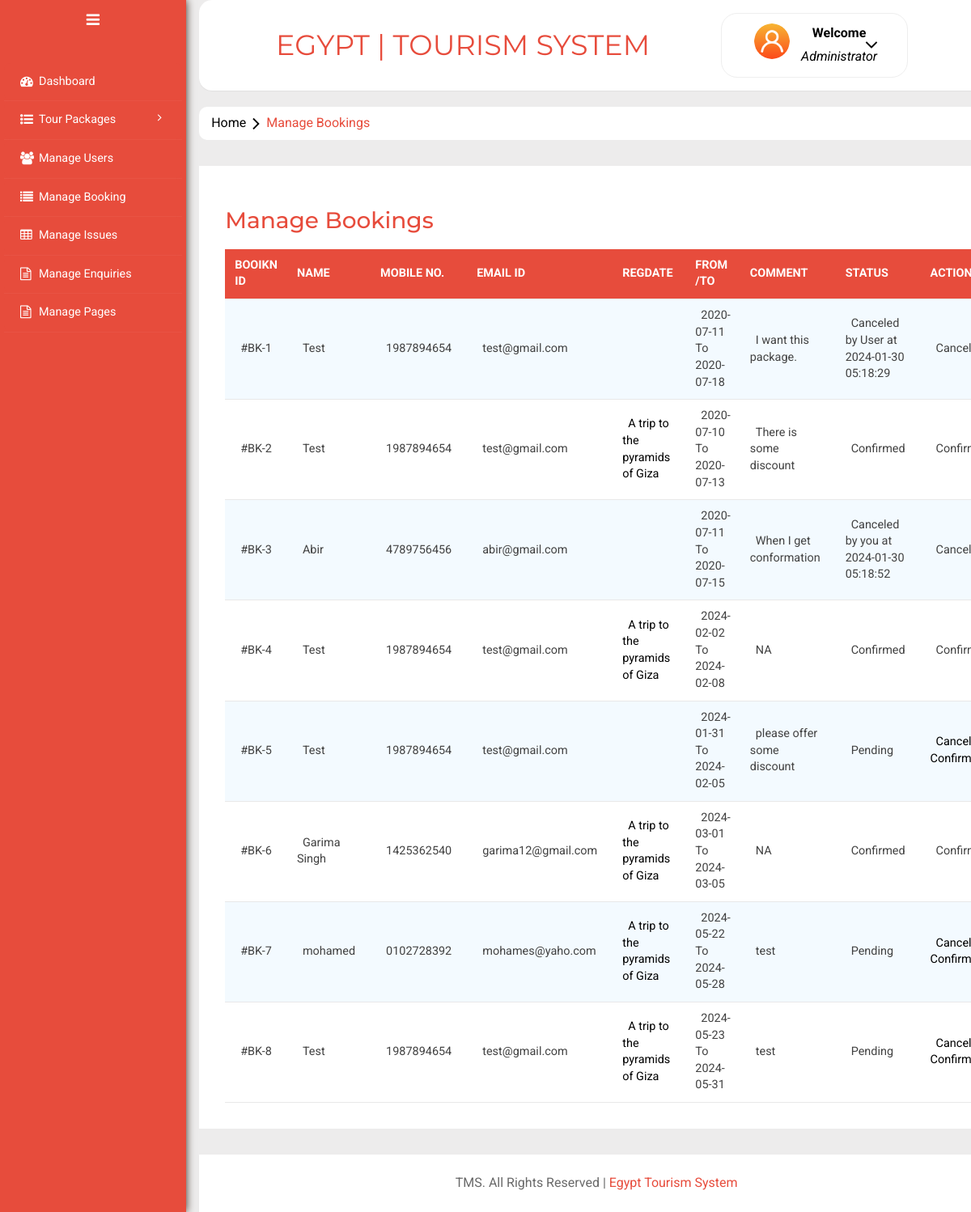
/admin/manage-bookings.php (signed in), run on the app's committed database.
### tables this page shows
CREATE TABLE `tblbooking` (
  `BookingId` int(11) NOT NULL,
  `PackageId` int(11) DEFAULT NULL,
  `UserEmail` varchar(100) DEFAULT NULL,
  `FromDate` varchar(100) DEFAULT NULL,
  `ToDate` varchar(100) DEFAULT NULL,
  `Comment` mediumtext DEFAULT NULL,
  `RegDate` timestamp NULL DEFAULT current_timestamp(),
  `status` int(11) DEFAULT NULL,
  `CancelledBy` varchar(5) DEFAULT NULL,
  `UpdationDate` timestamp NULL DEFAULT NULL ON UPDATE current_timestamp()
);

CREATE TABLE `tblusers` (
  `id` int(11) NOT NULL,
  `FullName` varchar(100) DEFAULT NULL,
  `MobileNumber` char(10) DEFAULT NULL,
  `EmailId` varchar(70) DEFAULT NULL,
  `Password` varchar(100) DEFAULT NULL,
  `RegDate` timestamp NULL DEFAULT current_timestamp(),
  `UpdationDate` timestamp NULL DEFAULT NULL ON UPDATE current_timestamp()
);

CREATE TABLE `tbltourpackages` (
  `PackageId` int(11) NOT NULL,
  `PackageName` varchar(200) DEFAULT NULL,
  `PackageType` varchar(150) DEFAULT NULL,
  `PackageLocation` varchar(100) DEFAULT NULL,
  `PackagePrice` int(11) DEFAULT NULL,
  `PackageFetures` varchar(255) DEFAULT NULL,
  `PackageDetails` mediumtext DEFAULT NULL,
  `PackageImage` varchar(100) DEFAULT NULL,
  `Creationdate` timestamp NULL DEFAULT current_timestamp(),
  `UpdationDate` timestamp NULL DEFAULT NULL ON UPDATE current_timestamp()
);

### admin/manage-bookings.php (the view, shortened to what this page needs)
<?php
include('includes/config.php');
if(strlen($_SESSION['alogin'])==0)
	{
header('location:index.php');
}
else{
	?>
<!DOCTYPE HTML>
<html>
<head>
<link href="css/bootstrap.min.css" rel='stylesheet' type='text/css' />
<link href="css/style.css" rel='stylesheet' type='text/css' />
<link rel="stylesheet" href="css/style.css?v=<?php echo time(); ?>">
<link rel="stylesheet" href="css/morris.css" type="text/css"/>
<link href="css/font-awesome.css" rel="stylesheet">
<link rel="stylesheet" type="text/css" href="css/table-style.css" />
<link rel="stylesheet" type="text/css" href="css/basictable.css" />
<link rel="stylesheet" href="css/icon-font.min.css" type='text/css' />
</head>
<body>
   <div class="page-container">
<div class="left-content">
	   <div class="mother-grid-inner">
				<?php include('includes/header.php');?>
				</div>
<ol class="breadcrumb">
                <li class="breadcrumb-item"><a href="index.html">Home</a><i class="fa fa-angle-right"></i>Manage Bookings</li>
            </ol>
<div class="agile-grids">
				<div class="agile-tables">
					<div class="w3l-table-info">
					  <h2>Manage Bookings</h2>
					    <table id="table">
						<thead>
						  <tr>
						  <th>Booikn id</th>
							<th>Name</th>
							<th>Mobile No.</th>
							<th>Email Id</th>
							<th>RegDate </th>
							<th>From /To </th>
							<th>Comment </th>
							<th>Status </th>
							<th>Action </th>
						  </tr>
						</thead>
						<tbody>
<?php $sql = "SELECT tblbooking.BookingId as bookid,tblusers.FullName as fname,tblusers.MobileNumber as mnumber,tblusers.EmailId as email,tbltourpackages.PackageName as pckname,tblbooking.PackageId as pid,tblbooking.FromDate as fdate,tblbooking.ToDate as tdate,tblbooking.Comment as comment,tblbooking.status as status,tblbooking.CancelledBy as cancelby,tblbooking.UpdationDate as upddate from  tblbooking
 left join tblusers  on  tblbooking.UserEmail=tblusers.EmailId
 left join tbltourpackages on tbltourpackages.PackageId=tblbooking.PackageId";
$query = $dbh -> prepare($sql);
$query->execute();
$results=$query->fetchAll(PDO::FETCH_OBJ);
$cnt=1;
if($query->rowCount() > 0)
{
foreach($results as $result)
{				?>
						  <tr>
							<td>#BK-<?php echo htmlentities($result->bookid);?></td>
							<td><?php echo htmlentities($result->fname);?></td>
							<td><?php echo htmlentities($result->mnumber);?></td>
							<td><?php echo htmlentities($result->email);?></td>
							<td><a href="update-package.php?pid=<?php echo htmlentities($result->pid);?>"><?php echo htmlentities($result->pckname);?></a></td>
							<td><?php echo htmlentities($result->fdate);?> To <?php echo htmlentities($result->tdate);?></td>
								<td><?php echo htmlentities($result->comment);?></td>
								<td><?php if($result->status==0)
{
echo "Pending";
}
if($result->status==1)
{
echo "Confirmed";
}
if($result->status==2 and  $result->cancelby=='a')
{
echo "Canceled by you at " .$result->upddate;
}
if($result->status==2 and $result->cancelby=='u')
{
echo "Canceled by User at " .$result->upddate;
}
?></td>
<?php if($result->status==2)
{
	?><td>Cancelled</td>
<?php } elseif($result->status==1)
{
	?><td>Confirmed</td>
<?php }
else {?>
<td><a href="manage-bookings.php?bkid=<?php echo htmlentities($result->bookid);?>" onclick="return confirm('Do you really want to cancel booking')" >Cancel</a> / <a href="manage-bookings.php?bckid=<?php echo htmlentities($result->bookid);?>" onclick="return confirm('booking has been confirm')" >Confirm</a></td>
<?php }?>
						  </tr>
						 <?php $cnt=$cnt+1;} }?>
						</tbody>
					  </table>
					</div>
			</div>
<?php include('includes/footer.php');?>
</div>
</div>
						<?php include('includes/sidebarmenu.php');?>
							</div>
</body>
</html>
<?php } ?>

### admin/css/table-style.css (style rules this page uses)
table { background: white; border-collapse: collapse; margin: 1.25em 0 0; width: 100%; }
table tr, table th, table td { border: none; border-bottom: 1px solid #e8e8e8; font-size: .95em; }
table th, table td { padding: 10px 12px; text-align: left; }
table th { background: #e74c3c; color: #fff; text-transform: uppercase; }
table tr td { background: #f3faff; color: #424242; }
table tr:nth-of-type(2n+2) td { background: #ffffff; }
table { width: 100%; }

### data on the page
tblbooking: BookingId "1", tblusers.FullName "Test", tblusers.MobileNumber "1987894654", tblusers.EmailId "test@gmail.com", FromDate "2020-07-11", ToDate "2020-07-18", Comment "I want this package.", UpdationDate "2024-01-30 05:18:29", status "Cancelled"
tblbooking: BookingId "2", tblusers.FullName "Test", tblusers.MobileNumber "1987894654", tblusers.EmailId "test@gmail.com", PackageId.PackageName "A trip to the pyramids of Giza", FromDate "2020-07-10", ToDate "2020-07-13", Comment "There is some discount", status "Confirmed"
tblbooking: BookingId "3", tblusers.FullName "Abir", tblusers.MobileNumber "4789756456", tblusers.EmailId "abir@gmail.com", FromDate "2020-07-11", ToDate "2020-07-15", Comment "When I get conformation", UpdationDate "2024-01-30 05:18:52", status "Cancelled"
tblbooking: BookingId "4", tblusers.FullName "Test", tblusers.MobileNumber "1987894654", tblusers.EmailId "test@gmail.com", PackageId.PackageName "A trip to the pyramids of Giza", FromDate "2024-02-02", ToDate "2024-02-08", Comment "NA", status "Confirmed"
tblbooking: BookingId "5", tblusers.FullName "Test", tblusers.MobileNumber "1987894654", tblusers.EmailId "test@gmail.com", FromDate "2024-01-31", ToDate "2024-02-05", Comment "please offer some discount", status "Pending"
tblbooking: BookingId "6", tblusers.FullName "Garima Singh", tblusers.MobileNumber "1425362540", tblusers.EmailId "garima12@gmail.com", PackageId.PackageName "A trip to the pyramids of Giza", FromDate "2024-03-01", ToDate "2024-03-05", Comment "NA", status "Confirmed"
tblbooking: BookingId "7", tblusers.FullName "mohamed", tblusers.MobileNumber "0102728392", tblusers.EmailId "mohames@yaho.com", PackageId.PackageName "A trip to the pyramids of Giza", FromDate "2024-05-22", ToDate "2024-05-28", Comment "test", status "Pending"
tblbooking: BookingId "8", tblusers.FullName "Test", tblusers.MobileNumber "1987894654", tblusers.EmailId "test@gmail.com", PackageId.PackageName "A trip to the pyramids of Giza", FromDate "2024-05-23", ToDate "2024-05-31", Comment "test", status "Pending"
